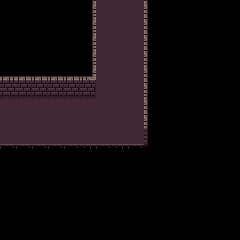

This game map was drawn from its Tiled (.tmx) file and the tilesets committed beside it. A one-line description and the trimmed map source follow:
An orthogonal 15x15 tile map with 16x16 px tiles, 2 tile layers (Capa de Patrones 1, Capa de patrones 2).

<map version="1.0" tiledversion="1.1.3" orientation="orthogonal" renderorder="right-down" width="15" height="15" tilewidth="16" tileheight="16" infinite="0" nextobjectid="1">
 <tileset firstgid="1" name="0x72_16x16DungeonTileset.v4" tilewidth="16" tileheight="16" tilecount="256" columns="16">
  <image source="0x72_16x16DungeonTileset.v4.png" width="256" height="256" />
 </tileset>
 <layer name="Capa de Patrones 1" width="15" height="15">
  <data>[225 cells, 45 non-empty, 4 distinct tile ids]</data>
 </layer>
 <layer name="Capa de patrones 2" width="15" height="15">
  <data>[225 cells, 35 non-empty, 12 distinct tile ids]</data>
 </layer>
</map>
